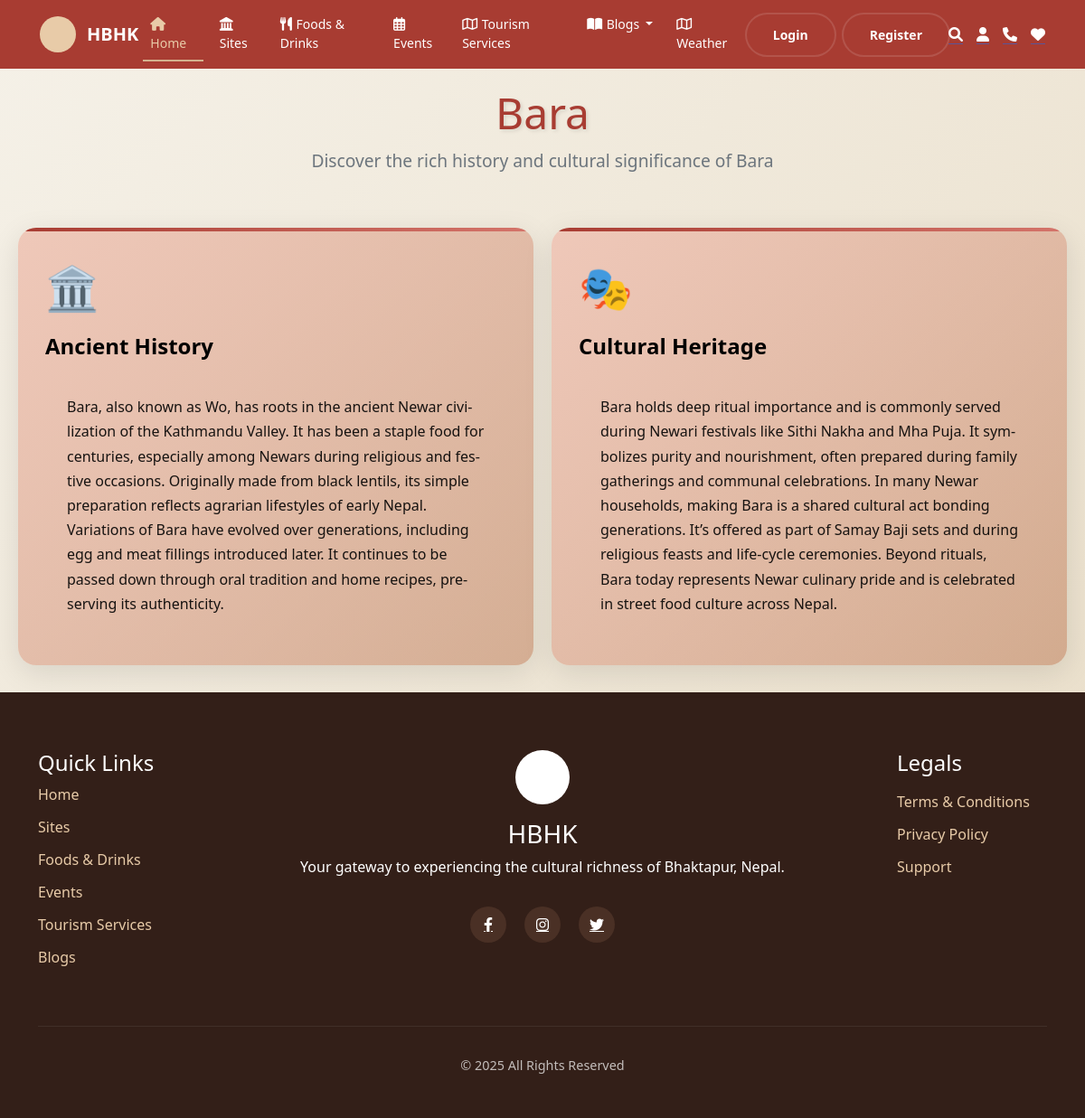
Page /historical_significance/1 on the committed database.
### main/models.py (models this page shows)
class Historical_Significance(models.Model):
    name=models.OneToOneField(Food, on_delete=models.CASCADE, primary_key=True)
    history=models.TextField(blank=True, null=True)
    cultural_significance=models.TextField(blank=True, null=True)

class Food(models.Model):
    name = models.CharField(max_length=100)
    short_description = models.TextField(blank=True, null=True)
    image = models.ImageField(upload_to='food_images/', blank=True, null=True)
    tutorial_video_url = models.URLField(blank=True, null=True)  # YouTube or external video URL
    def __str__(self):
        return self.name

### main/views.py (the view)
# urls.py: path('historical_significance/<int:id>',historical_significance,name='historical_significance'),
def historical_significance(request,id):
    food=Food.objects.get(id=id)
    data=Historical_Significance.objects.get(name=food)
    return render(request,'food/historical_significance.html',{'data':data})

### main/templates/food/historical_significance.html (shortened to what this page needs)
{% extends "base.html" %}
{% load static %}
{% block content %}
    <div class="header">
        <h1>{{data.name}}</h1>
        <p>Discover the rich history and cultural significance of {{data.name}}</p>
    </div>
    <div class="bento-grid">
        <div class="bento-card cultural-impact">
            <span class="card-icon">🏛️</span>
            <h2 class="card-title">Ancient History</h2>
            <div class="card-content">
                <p>{{ data.history }}</p>
            </div>
        </div>
        <div class="bento-card cultural-impact">
            <span class="card-icon">🎭</span>
            <h2 class="card-title">Cultural Heritage</h2>
            <div class="card-content">
                <p>{{data.cultural_significance}}</p>
            </div>
        </div>
    </div>
    {% endblock content %}

### main/static/css/home_styles.css (style rules this page uses)
* { margin: 0; padding: 0; box-sizing: border-box; }
body { font-family: 'Segoe UI', Tahoma, Geneva, Verdana, sans-serif; background-color: #f5f3e9; color: #333; }
.card-content { padding: 1.5rem; }

### main/templates/food/historical_significance.html (style rules this page uses)
* { margin: 0; padding: 0; box-sizing: border-box; }
body { font-family: 'Segoe UI', Tahoma, Geneva, Verdana, sans-serif; background: linear-gradient(135deg, #f5f1e8 0%, #e8dcc6 100%); }
.header { text-align: center; margin-bottom: 40px; padding: 20px 0; }
.header h1 { font-size: 3rem; color: #a83c32; margin-bottom: 10px; text-shadow: 2px 2px 4px rgba(0,0,0,0.1); }
.header p { font-size: 1.2rem; color: #6c757d; max-width: 600px; margin: 0 auto; }
.bento-grid { display: grid; grid-template-columns: repeat(auto-fit, minmax(300px, 1fr)); grid-auto-rows: minmax(200px, auto); gap: 20px; max-width: 1400px; margin: 30px auto; padding: 0 20px; }
.bento-card { background: white; border-radius: 20px; padding: 30px; box-shadow: 0 8px 32px rgba(0,0,0,0.1); transition: all 0.4s cubic-bezier(0.25, 0.46, 0.45, 0.94); position: relative; overflow: hidden; display: flex; flex-direction: column; min-height: 200px; }
.bento-card::before { content: ''; position: absolute; top: 0; left: 0; right: 0; height: 4px; background: linear-gradient(90deg, #a83c32, #d4746a); border-radius: 20px 20px 0 0; }
.card-icon { font-size: 3rem; margin-bottom: 15px; display: block; flex-shrink: 0; }
.card-title { font-size: 1.5rem; font-weight: 700; color: #2c2c2c; margin-bottom: 15px; flex-shrink: 0; }
.card-content { color: #555; font-size: 1rem; line-height: 1.7; flex-grow: 1; display: flex; flex-direction: column; justify-content: flex-start; }
.card-content p { margin-bottom: 15px; }
.card-content p:last-child { margin-bottom: 0; }
.cultural-impact { background: linear-gradient(135deg, #efc8b9 0%, #ab542962 100%); color: rgb(0, 0, 0); }
.cultural-impact .card-title { color: rgb(0, 0, 0); }
.cultural-impact .card-content { color: rgba(0, 0, 0, 0.9); }
.card-content { word-wrap: break-word; overflow-wrap: break-word; hyphens: auto; }
@media (max-width: 1200px) { .bento-grid { grid-template-columns: repeat(auto-fit, minmax(280px, 1fr)); } }

### rows in the picture
Historical_Significance: name "Bara", history "Bara, also known as Wo, has roots in the ancient Newar civilization of the Kathmandu Valley. It has been a staple food for centuries, especially among Newars during religious and festive occasions. Originally made from black lentils, its simple preparation reflects agrarian lifestyles of early Nepal. Variations of Bara have evolved over generations, including egg and meat fillings introduced later. It continues to be passed down through oral tradition and home recipes, preserving its authenticity.", cultural_significance "Bara holds deep ritual importance and is commonly served during Newari festivals like Sithi Nakha and Mha Puja. It symbolizes purity and nourishment, often prepared during family gatherings and communal celebrations. In many Newar households, making Bara is a shared cultural act bonding generations. It’s offered as part of Samay Baji sets and during religious feasts and life-cycle ceremonies. Beyond rituals, Bara today represents Newar culinary pride and is celebrated in street food culture across Nepal."
